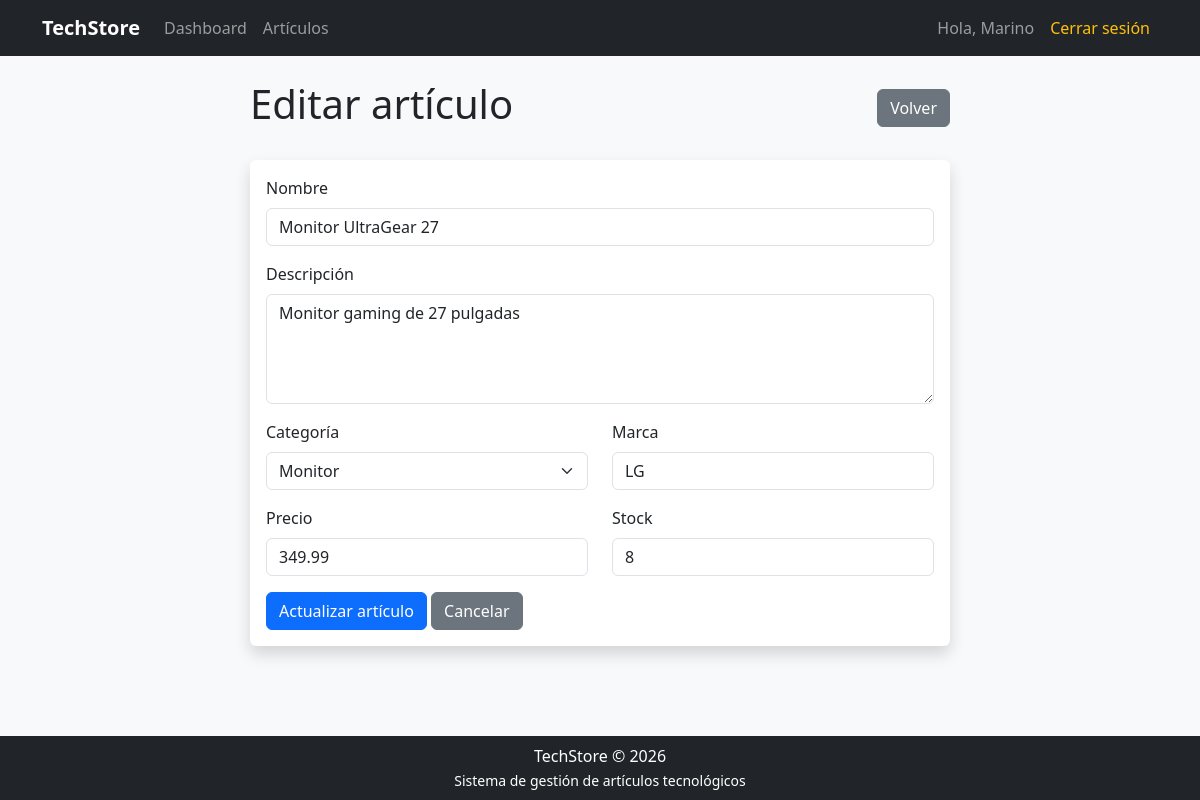
Page /editar_articulo.php?id=3 (signed in) on the committed database.
### tables this page shows
CREATE TABLE `articulos` (
  `id` int NOT NULL AUTO_INCREMENT,
  `nombre` varchar(150) NOT NULL,
  `descripcion` text,
  `categoria` varchar(100) NOT NULL,
  `precio` decimal(10,2) NOT NULL,
  `stock` int NOT NULL DEFAULT '0',
  `marca` varchar(100) DEFAULT NULL,
  `created_at` timestamp NULL DEFAULT CURRENT_TIMESTAMP,
  `updated_at` timestamp NULL DEFAULT CURRENT_TIMESTAMP ON UPDATE CURRENT_TIMESTAMP,
  PRIMARY KEY (`id`)
);

### config/Database.php (called while the page is built, shortened)
<?php
class Database
{
    private string $host;
    private string $username;
    private string $password;
    private string $database;
    private ?mysqli $connection = null;
    public function __construct()
    {
        $dotenv = Dotenv::createImmutable(__DIR__ . '/../');
        $this->host = $_ENV['DB_HOST'];
        $this->username = $_ENV['DB_USERNAME'];
        $this->password = $_ENV['DB_PASSWORD'];
        $this->database = $_ENV['DB_DATABASE'];
    }
    public function connect(): mysqli
    {
        if ($this->connection === null) {
            $this->connection = new mysqli(
                $this->host,
                $this->username,
                $this->password,
                $this->database
            );
            $this->connection->set_charset('utf8mb4');
        }
        return $this->connection;
    }
}

### models/Articulo.php (called while the page is built, shortened)
<?php
require_once __DIR__ . '/../config/Database.php';
class Articulo
{
    private mysqli $db;
    public function __construct()
    {
        $database = new Database();
        $this->db = $database->connect();
    }
    public function obtenerPorId(int $id): ?array
    {
        $sql = "SELECT * FROM articulos WHERE id = ?";
        $stmt = $this->db->prepare($sql);
        $stmt->bind_param('i', $id);
        $stmt->execute();
        $resultado = $stmt->get_result();
        $articulo = $resultado->fetch_assoc();
        return $articulo ?: null;
    }
}

### editar_articulo.php (the view, shortened to what this page needs)
<?php
require_once 'models/Articulo.php';
$id = filter_input(
    INPUT_GET,
    'id',
    FILTER_VALIDATE_INT
);
$articuloModel = new Articulo();
$articulo = $articuloModel->obtenerPorId($id);
require 'views/layouts/header.php';
?>
<div class="form-container">
    <div class="d-flex justify-content-between align-items-center mb-4">
        <h1>
            Editar artículo
        </h1>
        <a href="articulos.php" class="btn btn-secondary">
            Volver
        </a>
    </div>
    <div class="card shadow">
        <div class="card-body">
            <form
                action="editar_articulo.php?id=<?= (int) $id ?>"
                method="POST">
                <div class="mb-3">
                    <label for="nombre" class="form-label">
                        Nombre
                    </label>
                    <input
                        type="text"
                        class="form-control"
                        id="nombre"
                        name="nombre"
                        maxlength="150"
                        value="<?= htmlspecialchars(
                            $articulo['nombre'],
                            ENT_QUOTES,
                            'UTF-8'
                        ) ?>"
                        required>
                </div>
                <div class="mb-3">
                    <label for="descripcion" class="form-label">
                        Descripción
                    </label>
                    <textarea
                        class="form-control"
                        id="descripcion"
                        name="descripcion"
                        rows="4"
                    ><?= htmlspecialchars(
                        $articulo['descripcion'] ?? '',
                        ENT_QUOTES,
                        'UTF-8'
                    ) ?></textarea>
                </div>
                <div class="row">
                    <div class="col-md-6 mb-3">
                        <label for="categoria" class="form-label">
                            Categoría
                        </label>
                        <select
                            class="form-select"
                            id="categoria"
                            name="categoria"
                            required>
                            <?php
                            $categorias = [
                                'Laptop',
                                'Smartphone',
                                'Tablet',
                                'Monitor',
                                'Componentes',
                                'Accesorios',
                                'Impresora'
                            ];
                            foreach ($categorias as $categoriaOpcion): ?>
                                <option
                                    value="<?= htmlspecialchars(
                                        $categoriaOpcion,
                                        ENT_QUOTES,
                                        'UTF-8'
                                    ) ?>"
                                    <?= (
                                        $articulo['categoria']
                                        ===
                                        $categoriaOpcion
                                    )
                                        ? 'selected'
                                        : ''
                                    ?>
                                >
                                    <?= htmlspecialchars(
                                        $categoriaOpcion,
                                        ENT_QUOTES,
                                        'UTF-8'
                                    ) ?>
                                </option>
                            <?php endforeach; ?>
                        </select>
                    </div>
                    <div class="col-md-6 mb-3">
                        <label for="marca" class="form-label">
                            Marca
                        </label>
                        <input
                            type="text"
                            class="form-control"
                            id="marca"
                            name="marca"
                            value="<?= htmlspecialchars(
                                $articulo['marca'] ?? '',
                                ENT_QUOTES,
                                'UTF-8'
                            ) ?>"
                        >
                    </div>
                </div>
                <div class="row">
                    <div class="col-md-6 mb-3">
                        <label for="precio" class="form-label">
                            Precio
                        </label>
                        <input
                            type="number"
                            class="form-control"
                            id="precio"
                            name="precio"
                            step="0.01"
                            min="0"
                            value="<?= htmlspecialchars(
                                (string) $articulo['precio'],
                                ENT_QUOTES,
                                'UTF-8'
                            ) ?>"
                            required>
                    </div>
                    <div class="col-md-6 mb-3">
                        <label for="stock" class="form-label">
                            Stock
                        </label>
                        <input
                            type="number"
                            class="form-control"
                            id="stock"
                            name="stock"
                            min="0"
                            value="<?= (int) $articulo['stock'] ?>"
                            required>
                    </div>
                </div>
                <button type="submit" class="btn btn-primary">
                    Actualizar artículo
                </button>
                <a href="articulos.php" class="btn btn-secondary">
                    Cancelar
                </a>
            </form>
        </div>
    </div>
</div>
<?php require 'views/layouts/footer.php'; ?>

### public/css/styles.css (style rules this page uses)
body { background-color: #f8f9fa; }
.card { border: none; }
.form-container { max-width: 700px; margin: 0 auto; }

### rows in the picture
articulos: nombre "Monitor UltraGear 27", descripcion "Monitor gaming de 27 pulgadas", categoria "Monitor", marca "LG", precio "349.99", stock "8"

### other values in the picture
$_SESSION['usuario_nombre'] "Marino"
